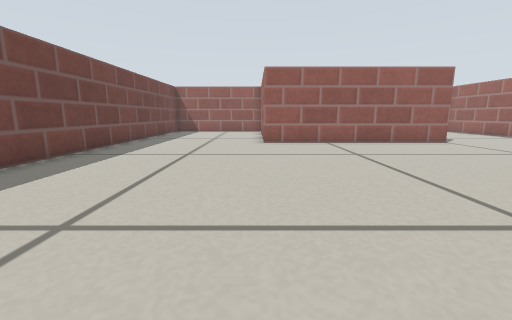
View 1 (above)

13 first-person views from a walk through a Gazebo world. The camera is 0.23 m above the floor, tilts 10° down and sees 90° across. The floor is counted in squares, 0.2 m on a side. Each view is taken from the middle of a square. On the plan, view 1 faces up. The plan holds only what a view shows up to about 12 squares ahead; the rest is blank. Gazebo's built-in surfaces are drawn with simple patterns.

View 2
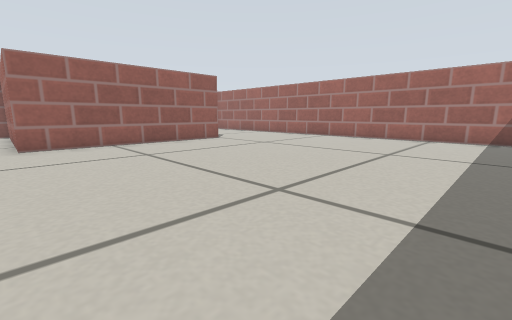

View 3
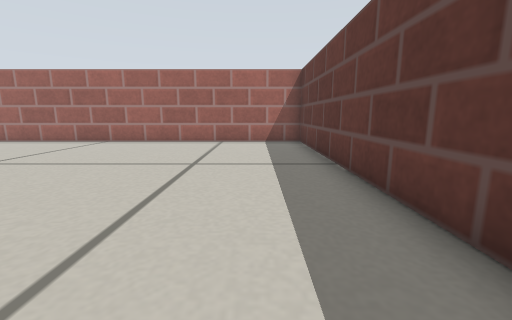

View 4
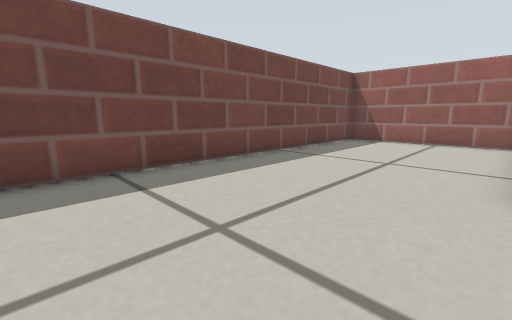

View 5
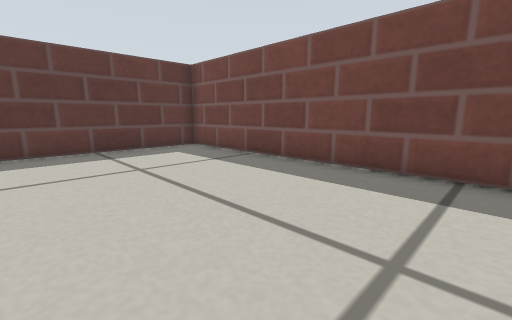

View 6
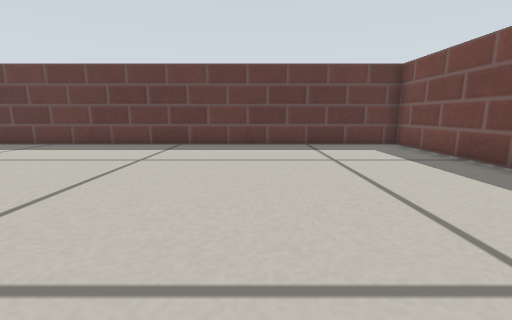

View 7
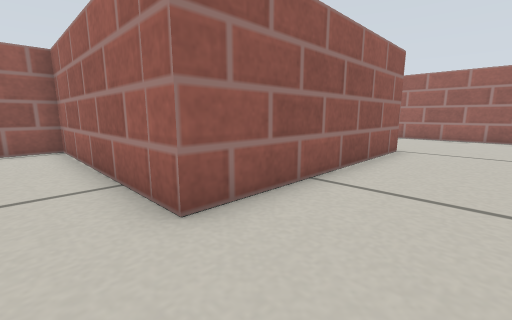

View 8
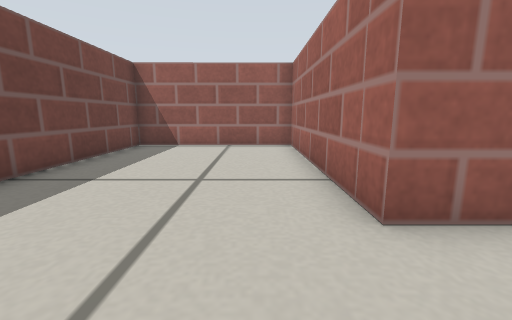

View 9
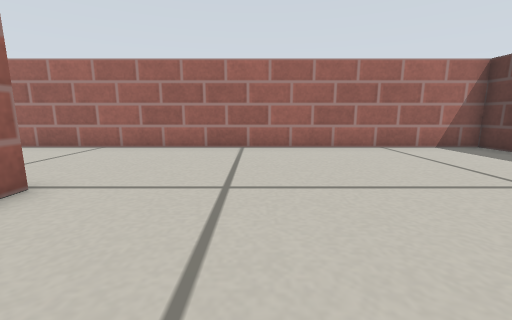

View 10
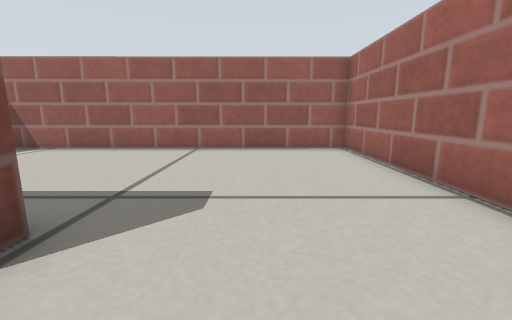

View 11
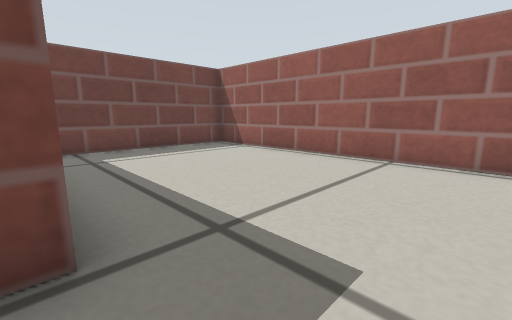

View 12
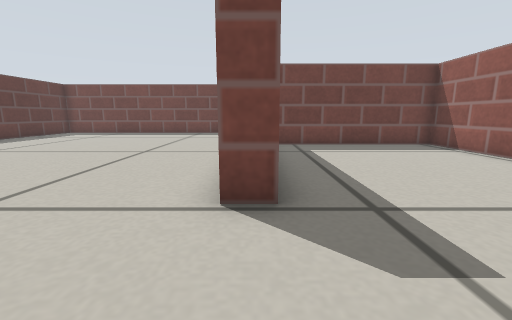

View 13
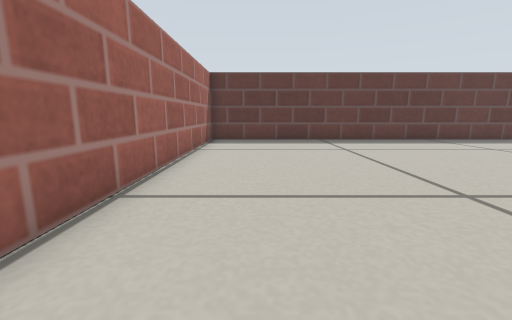

### Floor plan
Ten units are one square. View 1 is at (0, 0); x grows to the right and y downward. Boxes are objects, and circles mark ways between rooms. Rooms are numbered by the first view taken in them; rooms with no view inside come last. Other rooms are left out.
<svg viewBox="-59 -183 195 197">
<path fill="none" stroke="#000" d="M78 -105 3 -105 3 -177 -54 -177 -54 9 131 9 131 -106M78 -114 78 -105M131 -106 131 -178 11 -177 11 -119"/>
<circle cx="100" cy="-110" r="3" fill="#2a7"/>
<text x="20" y="-70">1</text>
<text x="70" y="-140">2</text>
</svg>
Room 1 opens to room 2.

Where each view was taken, in squares from view 1:
view 1: 0 up, 0 right, facing up
view 2: 0 up, 0 right, facing up-right
view 3: 1 up, 2 right, facing right
view 4: 6 up, 0 right, facing up-left
view 5: 8 up, 0 right, facing down-left
view 6: 9 up, 0 right, facing down
view 7: 8 up, 1 left, facing up-right
view 8: 8 up, 1 left, facing up
view 9: 7 up, 4 right, facing right
view 10: 9 up, 10 right, facing up
view 11: 11 up, 10 right, facing up-left
view 12: 11 up, 11 right, facing left
view 13: 11 up, 11 right, facing down
